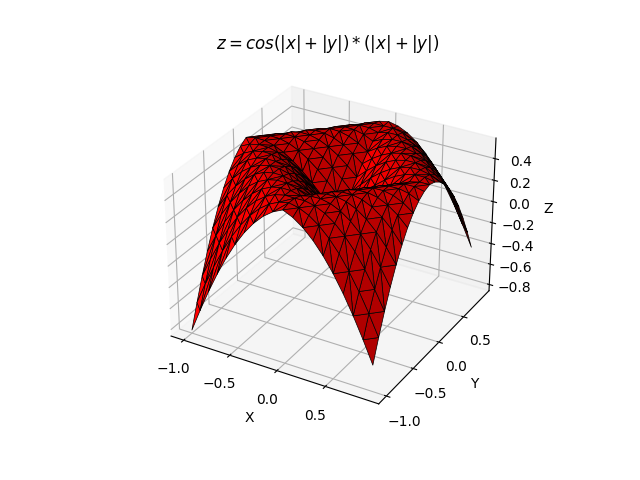

The Python source for this figure:
import matplotlib.pyplot as plt
import numpy as np

fig = plt.figure()
ax = fig.add_subplot(111, projection='3d')

x = np.arange(-1, 1, 0.1)
y = np.arange(-1, 1, 0.1)
x, y = np.meshgrid(x, y)
z = (np.cos(np.abs(x) + np.abs(y)))*(np.abs(x) + np.abs(y))

ax.plot_trisurf(x.flatten(), y.flatten(), z.flatten(), color = 'red')
ax.set_title('$z = cos(|x| + |y|)*(|x| + |y|)$')
ax.set_xlabel('X')
ax.set_ylabel('Y')
ax.set_zlabel('Z')

plt.show()
